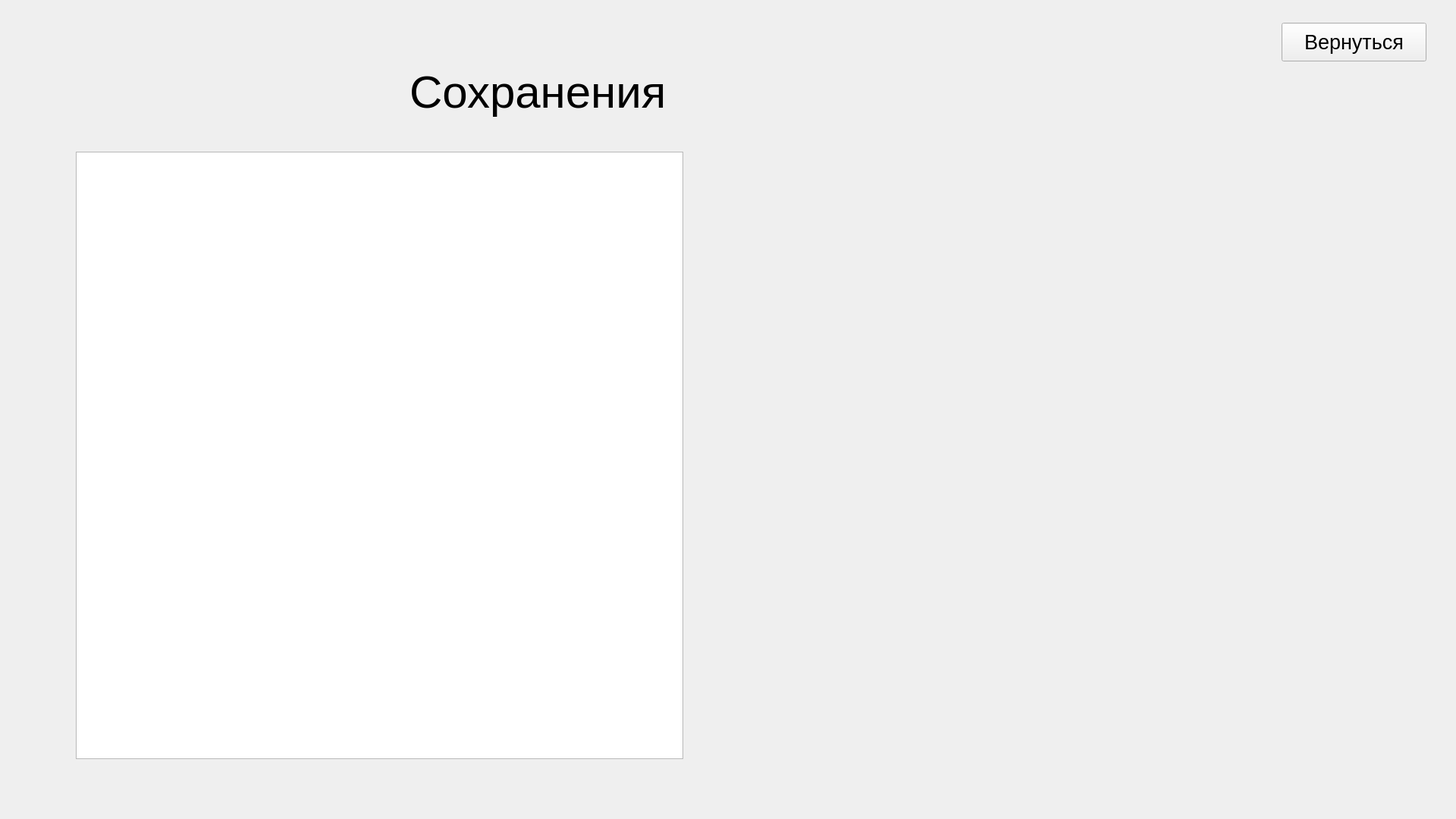
<?xml version="1.0" encoding="UTF-8"?>
<ui version="4.0">
 <class>Form</class>
 <widget class="QWidget" name="Form">
  <property name="geometry">
   <rect>
    <x>0</x>
    <y>0</y>
    <width>1920</width>
    <height>1080</height>
   </rect>
  </property>
  <property name="windowTitle">
   <string>Form</string>
  </property>
  <widget class="QLabel" name="label">
   <property name="geometry">
    <rect>
     <x>540</x>
     <y>70</y>
     <width>451</width>
     <height>101</height>
    </rect>
   </property>
   <property name="font">
    <font>
     <family>Arial</family>
     <pointsize>45</pointsize>
     <weight>50</weight>
     <bold>false</bold>
    </font>
   </property>
   <property name="text">
    <string>Сохранения</string>
   </property>
  </widget>
  <widget class="QTableWidget" name="tableWidget">
   <property name="geometry">
    <rect>
     <x>100</x>
     <y>200</y>
     <width>801</width>
     <height>801</height>
    </rect>
   </property>
  </widget>
  <widget class="QPushButton" name="pushButton">
   <property name="geometry">
    <rect>
     <x>1690</x>
     <y>30</y>
     <width>191</width>
     <height>51</height>
    </rect>
   </property>
   <property name="font">
    <font>
     <family>Arial</family>
     <pointsize>20</pointsize>
    </font>
   </property>
   <property name="text">
    <string>Вернуться</string>
   </property>
  </widget>
 </widget>
 <resources/>
 <connections/>
</ui>
